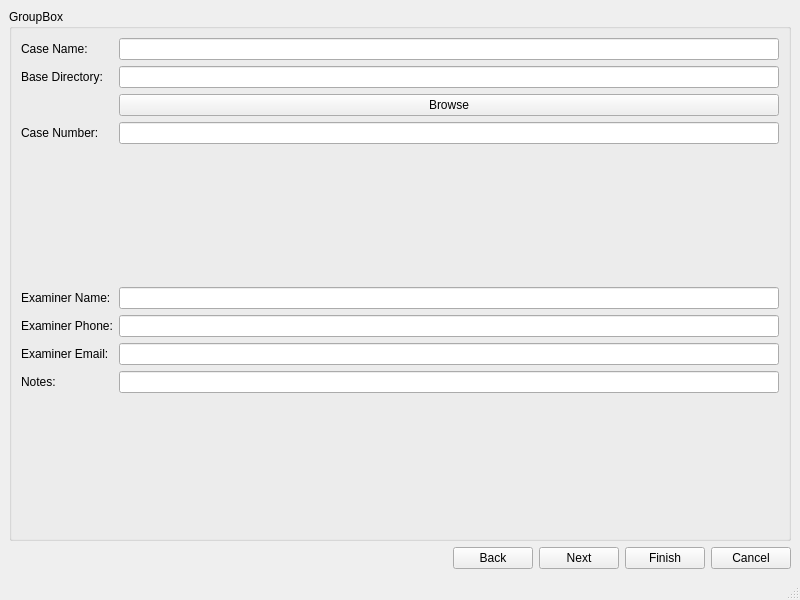
<?xml version="1.0" encoding="UTF-8"?>
<ui version="4.0">
 <class>CaseInfoWindow</class>
 <widget class="QMainWindow" name="CaseInfoWindow">
  <property name="geometry">
   <rect>
    <x>0</x>
    <y>0</y>
    <width>800</width>
    <height>600</height>
   </rect>
  </property>
  <property name="windowTitle">
   <string>Disk Imager</string>
  </property>
  <widget class="QWidget" name="centralwidget">
   <layout class="QGridLayout" name="gridLayout">
    <item row="0" column="0">
     <widget class="QGroupBox" name="ciw_groupBox">
      <property name="title">
       <string>GroupBox</string>
      </property>
      <layout class="QFormLayout" name="formLayout">
       <item row="0" column="0">
        <widget class="QLabel" name="ciw_caseNameLabel">
         <property name="text">
          <string>Case Name:</string>
         </property>
        </widget>
       </item>
       <item row="0" column="1">
        <widget class="QLineEdit" name="ciw_caseNameEdit"/>
       </item>
       <item row="1" column="0">
        <widget class="QLabel" name="ciw_baseLabel">
         <property name="text">
          <string>Base Directory:</string>
         </property>
        </widget>
       </item>
       <item row="1" column="1">
        <widget class="QLineEdit" name="ciw_baseEdit"/>
       </item>
       <item row="2" column="1">
        <widget class="QPushButton" name="ciw_browseButton">
         <property name="text">
          <string>Browse</string>
         </property>
        </widget>
       </item>
       <item row="3" column="0">
        <widget class="QLabel" name="label_3">
         <property name="text">
          <string>Case Number:</string>
         </property>
        </widget>
       </item>
       <item row="3" column="1">
        <widget class="QLineEdit" name="lineEdit_3"/>
       </item>
       <item row="5" column="0">
        <widget class="QLabel" name="ciw_examinerNameLabel">
         <property name="text">
          <string>Examiner Name:</string>
         </property>
        </widget>
       </item>
       <item row="5" column="1">
        <widget class="QLineEdit" name="ciw_examinerNameEdit"/>
       </item>
       <item row="6" column="0">
        <widget class="QLabel" name="ciw_examinerPhoneLabel">
         <property name="text">
          <string>Examiner Phone:</string>
         </property>
        </widget>
       </item>
       <item row="6" column="1">
        <widget class="QLineEdit" name="ciw_examinerPhoneEdit"/>
       </item>
       <item row="7" column="0">
        <widget class="QLabel" name="ciw_examinerEmailLabel">
         <property name="text">
          <string>Examiner Email:</string>
         </property>
        </widget>
       </item>
       <item row="7" column="1">
        <widget class="QLineEdit" name="ciw_examinerEmailEdit"/>
       </item>
       <item row="8" column="0">
        <widget class="QLabel" name="ciw_notesLabel">
         <property name="text">
          <string>Notes:</string>
         </property>
        </widget>
       </item>
       <item row="8" column="1">
        <widget class="QLineEdit" name="ciw_notesEdit"/>
       </item>
       <item row="4" column="1">
        <spacer name="verticalSpacer">
         <property name="orientation">
          <enum>Qt::Vertical</enum>
         </property>
         <property name="sizeHint" stdset="0">
          <size>
           <width>20</width>
           <height>40</height>
          </size>
         </property>
        </spacer>
       </item>
       <item row="9" column="1">
        <spacer name="verticalSpacer_2">
         <property name="orientation">
          <enum>Qt::Vertical</enum>
         </property>
         <property name="sizeHint" stdset="0">
          <size>
           <width>20</width>
           <height>40</height>
          </size>
         </property>
        </spacer>
       </item>
      </layout>
     </widget>
    </item>
    <item row="1" column="0">
     <layout class="QHBoxLayout" name="horizontalLayout">
      <item>
       <spacer name="horizontalSpacer">
        <property name="orientation">
         <enum>Qt::Horizontal</enum>
        </property>
        <property name="sizeHint" stdset="0">
         <size>
          <width>40</width>
          <height>20</height>
         </size>
        </property>
       </spacer>
      </item>
      <item>
       <widget class="QPushButton" name="ciw_backButton">
        <property name="text">
         <string>Back</string>
        </property>
       </widget>
      </item>
      <item>
       <widget class="QPushButton" name="ciw_nextButton">
        <property name="text">
         <string>Next</string>
        </property>
       </widget>
      </item>
      <item>
       <widget class="QPushButton" name="ciw_finishButton">
        <property name="text">
         <string>Finish</string>
        </property>
       </widget>
      </item>
      <item>
       <widget class="QPushButton" name="ciw_cancelButton">
        <property name="text">
         <string>Cancel</string>
        </property>
       </widget>
      </item>
     </layout>
    </item>
   </layout>
  </widget>
  <widget class="QMenuBar" name="menubar">
   <property name="geometry">
    <rect>
     <x>0</x>
     <y>0</y>
     <width>800</width>
     <height>22</height>
    </rect>
   </property>
  </widget>
  <widget class="QStatusBar" name="statusbar"/>
 </widget>
 <resources/>
 <connections/>
</ui>
